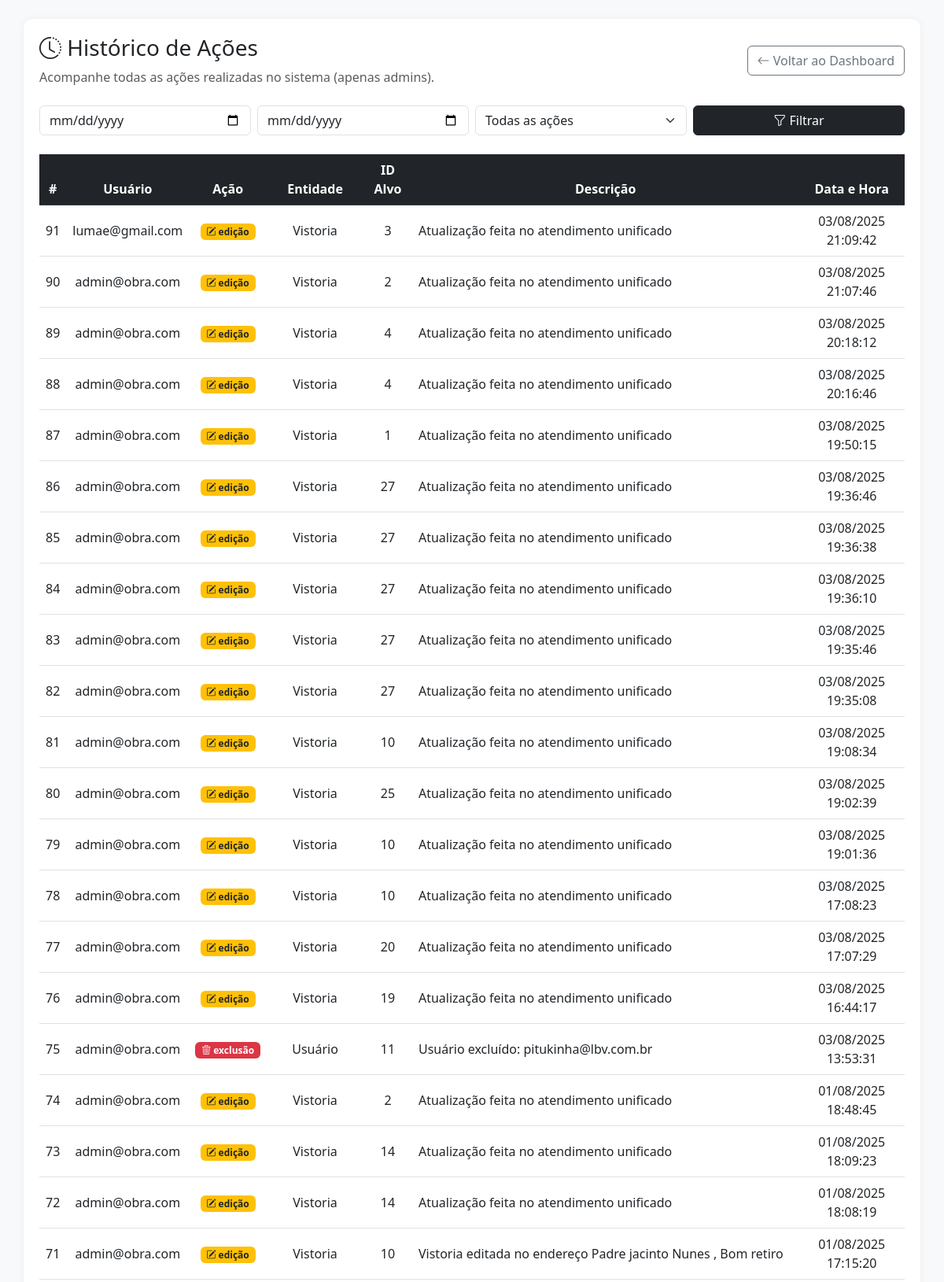
Page /historico (signed in, upper part) on the committed database.
### app/models.py (models this page shows)
class HistoricoAcao(db.Model):
    id = db.Column(db.Integer, primary_key=True)
    usuario_id = db.Column(db.Integer, db.ForeignKey('user.id'), nullable=False)
    tipo_acao = db.Column(db.String(20))
    entidade = db.Column(db.String(50))
    entidade_id = db.Column(db.Integer)
    data_hora = db.Column(db.DateTime, default=datetime.utcnow)
    observacao = db.Column(db.Text)
    usuario = db.relationship("User", backref="historicos")

class User(db.Model):
    id = db.Column(db.Integer, primary_key=True)
    nome = db.Column(db.String(100), nullable=True)  # <-- temporariamente
    email = db.Column(db.String(120), unique=True, nullable=False)
    password = db.Column(db.String(120), nullable=False)
    cargo = db.Column(db.String(50), default="usuario")
    obra_id = db.Column(db.Integer, db.ForeignKey('obra.id'))
    obra = db.relationship('Obra', backref='usuarios')

### app/auth/routes.py (the view)
@auth_bp.route('/historico')
def historico():
    if 'usuario' not in session:
        return redirect(url_for('auth.login'))
    user = User.query.filter_by(email=session['usuario']).first()
    if not user or user.cargo != 'admin':
        return 'Acesso negado', 403
    inicio = request.args.get('inicio')
    fim = request.args.get('fim')
    tipo = request.args.get('tipo')
    query = HistoricoAcao.query
    if inicio:
        inicio_date = datetime.strptime(inicio, '%Y-%m-%d')
        query = query.filter(HistoricoAcao.data_hora >= inicio_date)
    if fim:
        fim_date = datetime.strptime(fim, '%Y-%m-%d')
        query = query.filter(HistoricoAcao.data_hora <= fim_date)
    if tipo:
        query = query.filter_by(tipo_acao=tipo)
    acoes = query.order_by(HistoricoAcao.data_hora.desc()).all()
    return render_template('historico/historico.html', acoes=acoes)

### templates/historico/historico.html (shortened to what this page needs)
<!DOCTYPE html>
<html lang="pt-BR">
<head>
  <link href="https://cdn.jsdelivr.net/npm/bootstrap@5.3.0/dist/css/bootstrap.min.css" rel="stylesheet">
  <link href="https://cdn.jsdelivr.net/npm/bootstrap-icons@1.10.5/font/bootstrap-icons.css" rel="stylesheet">
</head>
<body class="bg-light p-3 p-md-4">
  <div class="container container-box">
    <header class="d-flex flex-column flex-md-row justify-content-between align-items-start align-items-md-center mb-4">
      <div>
        <h3><i class="bi bi-clock-history"></i> Histórico de Ações</h3>
        <p class="text-muted mb-0">Acompanhe todas as ações realizadas no sistema (apenas admins).</p>
      </div>
      <a href="{{ url_for('auth.dashboard') }}" class="btn btn-outline-secondary">
        <i class="bi bi-arrow-left"></i> Voltar ao Dashboard
      </a>
    </header>
    <form class="row g-2 mb-4" method="get">
      <div class="col-md-3">
        <input type="date" name="inicio" class="form-control" value="{{ request.args.inicio }}">
      </div>
      <div class="col-md-3">
        <input type="date" name="fim" class="form-control" value="{{ request.args.fim }}">
      </div>
      <div class="col-md-3">
        <select name="tipo" class="form-select">
          <option value="">Todas as ações</option>
        </select>
      </div>
      <div class="col-md-3 d-grid">
        <button class="btn btn-dark" type="submit"><i class="bi bi-funnel"></i> Filtrar</button>
      </div>
    </form>
    <div class="table-responsive">
      <table class="table table-hover align-middle">
        <thead class="table-dark text-center">
          <tr>
            <th>#</th>
            <th>Usuário</th>
            <th>Ação</th>
            <th>Entidade</th>
            <th>ID Alvo</th>
            <th>Descrição</th>
            <th>Data e Hora</th>
          </tr>
        </thead>
        <tbody class="text-center">
          {% for acao in acoes %}
          <tr>
            <td>{{ acao.id }}</td>
            <td>{{ acao.usuario.email }}</td>
            <td>
              {% if acao.tipo_acao == "criação" %}
              <span class="badge bg-success"><i class="bi bi-plus-circle"></i> {{ acao.tipo_acao }}</span>
              {% elif acao.tipo_acao == "edição" %}
              <span class="badge bg-warning text-dark"><i class="bi bi-pencil-square"></i> {{ acao.tipo_acao }}</span>
              {% elif acao.tipo_acao == "exclusão" %}
              <span class="badge bg-danger"><i class="bi bi-trash3"></i> {{ acao.tipo_acao }}</span>
              {% else %}
              {{ acao.tipo_acao }}
              {% endif %}
            </td>
            <td>{{ acao.entidade }}</td>
            <td>{{ acao.entidade_id }}</td>
            <td class="text-start">{{ acao.observacao }}</td>
            <td>{{ acao.data_hora.strftime('%d/%m/%Y %H:%M:%S') }}</td>
          </tr>
          {% endfor %}
        </tbody>
      </table>
    </div>
  </div>
</body>
</html>

### templates/historico/historico.html (style rules this page uses)
body { background-color: #f8f9fa; }
.container-box { background: #fff; padding: 20px; border-radius: 12px; box-shadow: 0 0 10px rgba(0, 0, 0, 0.05); }

### rows in the picture
HistoricoAcao: id "91", usuario.email "lumae@gmail.com", tipo_acao "edição", entidade "Vistoria", entidade_id "3", observacao "Atualização feita no atendimento unificado", data_hora "03/08/2025 21:09:42"
HistoricoAcao: id "90", usuario.email "admin@obra.com", tipo_acao "edição", entidade "Vistoria", entidade_id "2", observacao "Atualização feita no atendimento unificado", data_hora "03/08/2025 21:07:46"
HistoricoAcao: id "89", usuario.email "admin@obra.com", tipo_acao "edição", entidade "Vistoria", entidade_id "4", observacao "Atualização feita no atendimento unificado", data_hora "03/08/2025 20:18:12"
HistoricoAcao: id "88", usuario.email "admin@obra.com", tipo_acao "edição", entidade "Vistoria", entidade_id "4", observacao "Atualização feita no atendimento unificado", data_hora "03/08/2025 20:16:46"
HistoricoAcao: id "87", usuario.email "admin@obra.com", tipo_acao "edição", entidade "Vistoria", entidade_id "1", observacao "Atualização feita no atendimento unificado", data_hora "03/08/2025 19:50:15"
HistoricoAcao: id "86", usuario.email "admin@obra.com", tipo_acao "edição", entidade "Vistoria", entidade_id "27", observacao "Atualização feita no atendimento unificado", data_hora "03/08/2025 19:36:46"
HistoricoAcao: id "85", usuario.email "admin@obra.com", tipo_acao "edição", entidade "Vistoria", entidade_id "27", observacao "Atualização feita no atendimento unificado", data_hora "03/08/2025 19:36:38"
HistoricoAcao: id "84", usuario.email "admin@obra.com", tipo_acao "edição", entidade "Vistoria", entidade_id "27", observacao "Atualização feita no atendimento unificado", data_hora "03/08/2025 19:36:10"
HistoricoAcao: id "83", usuario.email "admin@obra.com", tipo_acao "edição", entidade "Vistoria", entidade_id "27", observacao "Atualização feita no atendimento unificado", data_hora "03/08/2025 19:35:46"
HistoricoAcao: id "82", usuario.email "admin@obra.com", tipo_acao "edição", entidade "Vistoria", entidade_id "27", observacao "Atualização feita no atendimento unificado", data_hora "03/08/2025 19:35:08"
HistoricoAcao: id "81", usuario.email "admin@obra.com", tipo_acao "edição", entidade "Vistoria", entidade_id "10", observacao "Atualização feita no atendimento unificado", data_hora "03/08/2025 19:08:34"
HistoricoAcao: id "80", usuario.email "admin@obra.com", tipo_acao "edição", entidade "Vistoria", entidade_id "25", observacao "Atualização feita no atendimento unificado", data_hora "03/08/2025 19:02:39"
HistoricoAcao: id "79", usuario.email "admin@obra.com", tipo_acao "edição", entidade "Vistoria", entidade_id "10", observacao "Atualização feita no atendimento unificado", data_hora "03/08/2025 19:01:36"
HistoricoAcao: id "78", usuario.email "admin@obra.com", tipo_acao "edição", entidade "Vistoria", entidade_id "10", observacao "Atualização feita no atendimento unificado", data_hora "03/08/2025 17:08:23"
HistoricoAcao: id "77", usuario.email "admin@obra.com", tipo_acao "edição", entidade "Vistoria", entidade_id "20", observacao "Atualização feita no atendimento unificado", data_hora "03/08/2025 17:07:29"
HistoricoAcao: id "76", usuario.email "admin@obra.com", tipo_acao "edição", entidade "Vistoria", entidade_id "19", observacao "Atualização feita no atendimento unificado", data_hora "03/08/2025 16:44:17"
HistoricoAcao: id "75", usuario.email "admin@obra.com", tipo_acao "exclusão", entidade "Usuário", entidade_id "11", observacao "Usuário excluído: pitukinha@lbv.com.br", data_hora "03/08/2025 13:53:31"
HistoricoAcao: id "74", usuario.email "admin@obra.com", tipo_acao "edição", entidade "Vistoria", entidade_id "2", observacao "Atualização feita no atendimento unificado", data_hora "01/08/2025 18:48:45"
HistoricoAcao: id "73", usuario.email "admin@obra.com", tipo_acao "edição", entidade "Vistoria", entidade_id "14", observacao "Atualização feita no atendimento unificado", data_hora "01/08/2025 18:09:23"
HistoricoAcao: id "72", usuario.email "admin@obra.com", tipo_acao "edição", entidade "Vistoria", entidade_id "14", observacao "Atualização feita no atendimento unificado", data_hora "01/08/2025 18:08:19"
HistoricoAcao: id "71", usuario.email "admin@obra.com", tipo_acao "edição", entidade "Vistoria", entidade_id "10", observacao "Vistoria editada no endereço Padre jacinto Nunes , Bom retiro", data_hora "01/08/2025 17:15:20"
